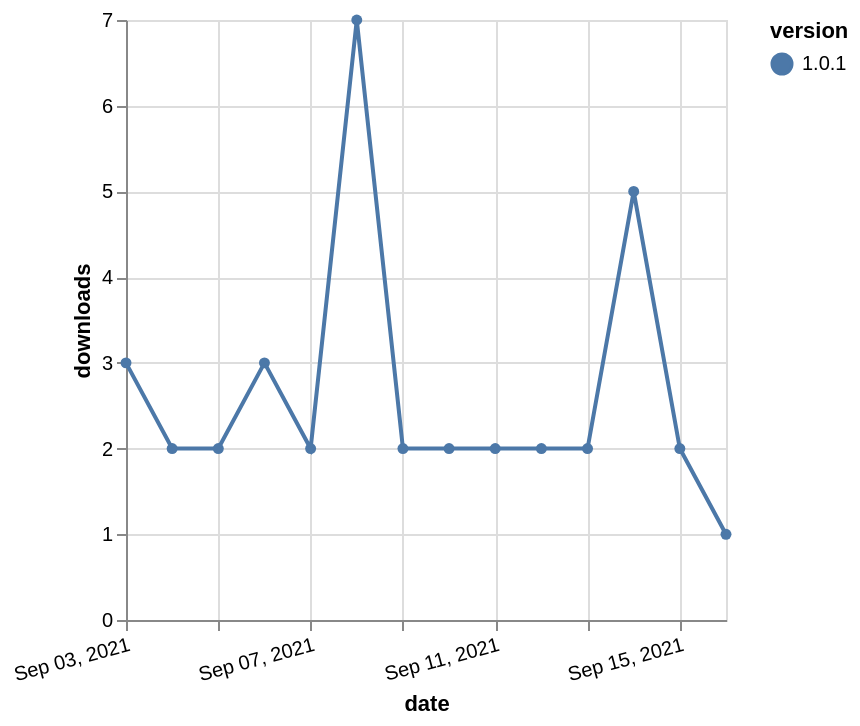

Source (Vega-Lite JSON):
### Vega-Lite specification from a JSON file in a GitHub repository (floating-point values rounded to 4 significant figures)
{"$schema": "https://vega.github.io/schema/vega-lite/v5.json", "description": "A simple bar chart with embedded data.", "data": {"values": [{"date": "2021-09-03", "total": 3135, "delta": 3, "version": "1.0.1"}, {"date": "2021-09-04", "total": 3137, "delta": 2, "version": "1.0.1"}, {"date": "2021-09-05", "total": 3139, "delta": 2, "version": "1.0.1"}, {"date": "2021-09-06", "total": 3142, "delta": 3, "version": "1.0.1"}, {"date": "2021-09-07", "total": 3144, "delta": 2, "version": "1.0.1"}, {"date": "2021-09-08", "total": 3151, "delta": 7, "version": "1.0.1"}, {"date": "2021-09-09", "total": 3153, "delta": 2, "version": "1.0.1"}, {"date": "2021-09-10", "total": 3155, "delta": 2, "version": "1.0.1"}, {"date": "2021-09-11", "total": 3157, "delta": 2, "version": "1.0.1"}, {"date": "2021-09-12", "total": 3159, "delta": 2, "version": "1.0.1"}, {"date": "2021-09-13", "total": 3161, "delta": 2, "version": "1.0.1"}, {"date": "2021-09-14", "total": 3166, "delta": 5, "version": "1.0.1"}, {"date": "2021-09-15", "total": 3168, "delta": 2, "version": "1.0.1"}, {"date": "2021-09-16", "total": 3169, "delta": 1, "version": "1.0.1"}]}, "width": "container", "mark": {"type": "line", "point": {"filled": true}}, "encoding": {"x": {"field": "date", "type": "temporal", "timeUnit": "yearmonthdate", "title": "date", "axis": {"labelAngle": -15}}, "y": {"field": "delta", "type": "quantitative", "title": "downloads"}, "color": {"field": "version", "type": "nominal"}, "tooltip": {"field": "delta"}}}
